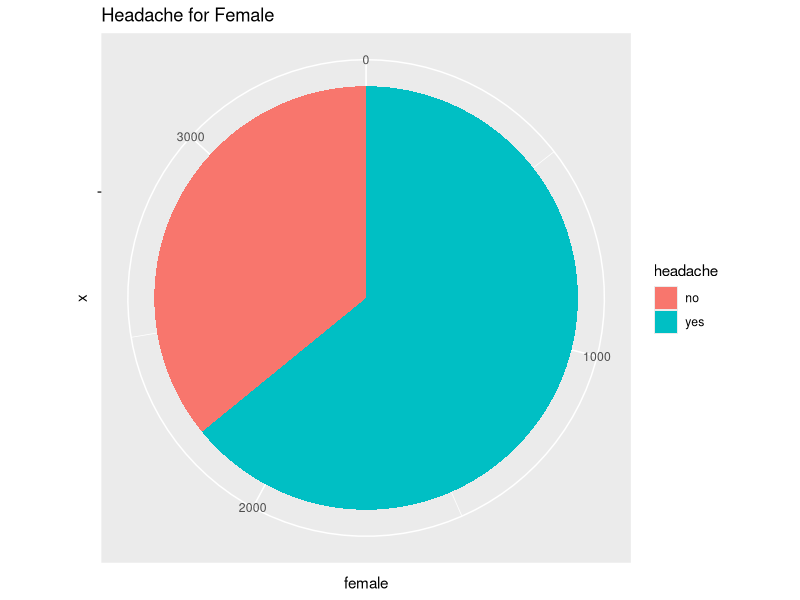
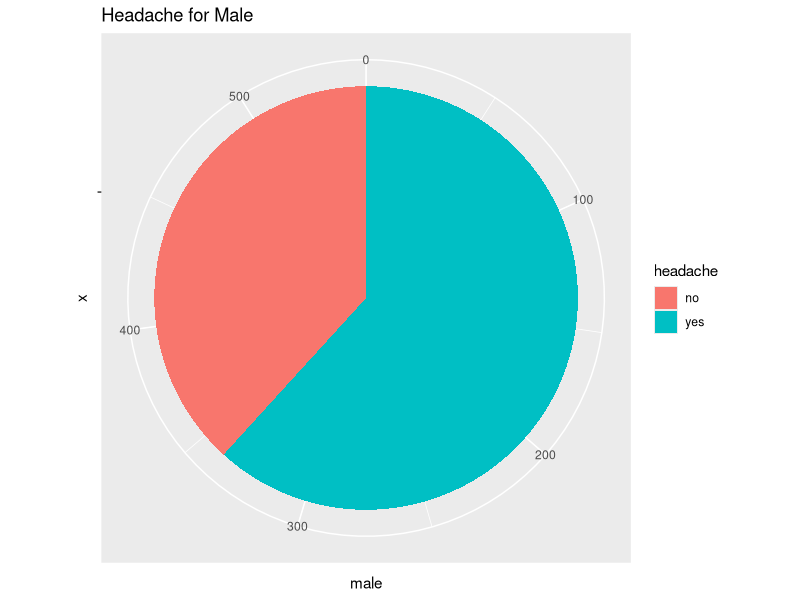
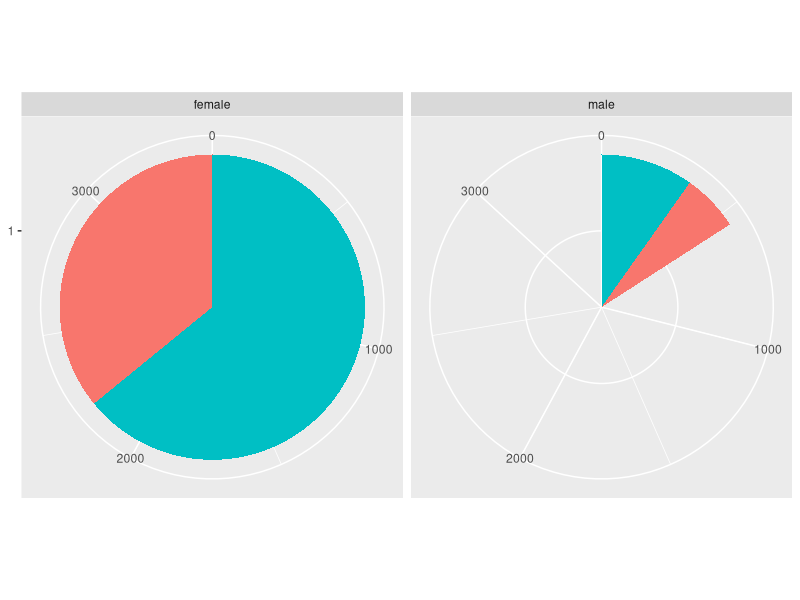
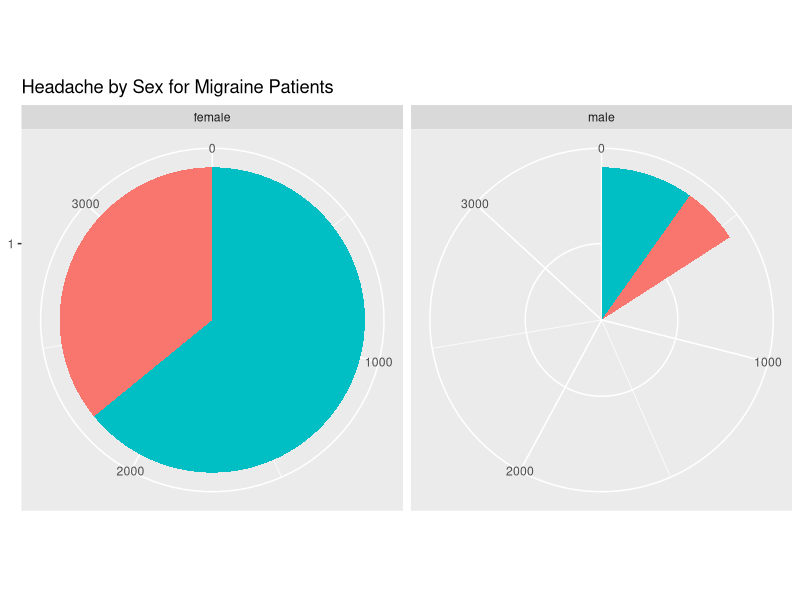

Reproduce these figures in R, in order.
# Importing the library
library(ggplot2)


# Reading the file
migraine <- read.csv(file = 'G15dataset_KosteckiDillon.csv')

# Printing the data
head(migraine)

# Use dplyr
library(dplyr)

viz1_pre <- migraine %>%
  count(headache, sex, sort = TRUE) 

head(viz1_pre)

library(tidyr)

viz1_final <-viz1_pre %>% spread(sex,n)
head(viz1_final)

bp<- ggplot(viz1_final, aes(x="", y=female, fill=headache))+
  geom_bar(width = 1, stat = "identity")
pie <- bp + coord_polar("y", start=0)
pie <- pie + ggtitle("Headache for Female") # Adds titles

pie

bp2<- ggplot(viz1_final, aes(x="", y=male, fill=headache))+
  geom_bar(width = 1, stat = "identity")
pie2 <- bp2 + coord_polar("y", start=0)
pie2 <- pie2 + ggtitle("Headache for Male") 
pie2

p = ggplot(viz1_pre, aes(x = factor(1), y = n, fill = factor(headache))) + 
  geom_bar(stat = "identity", width = 1) + 
  theme(legend.position = "none") +
  scale_x_discrete(NULL, expand = c(0,0)) +
  scale_y_continuous(NULL, expand = c(0,0)) + 
  coord_polar(theta = "y") +
  facet_wrap(~sex)
p
p <- p + ggtitle("Headache by Sex for Migraine Patients") + xlab("") + ylab("Sex") # Adds titles

p <- p + facet_grid(facets=. ~ sex) # Side by side bar chart

p <- p + coord_polar("y") # side by side pie chart
p

